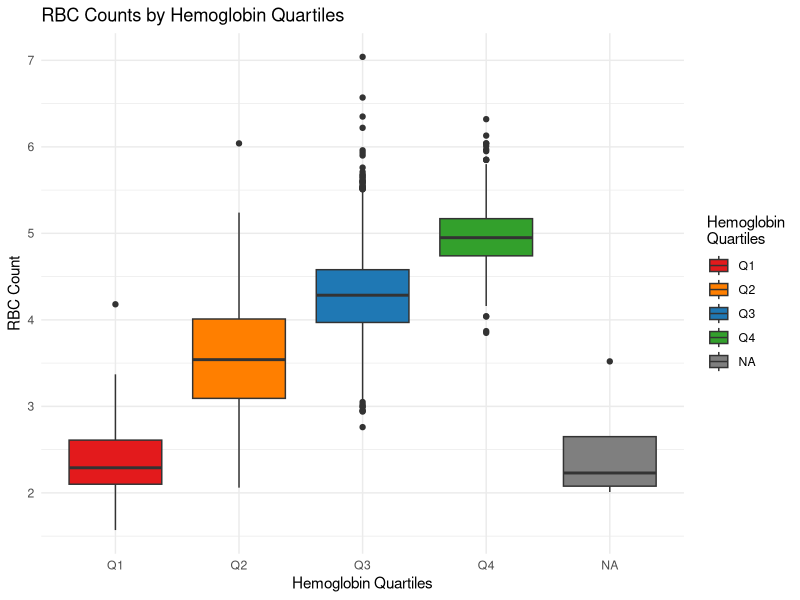
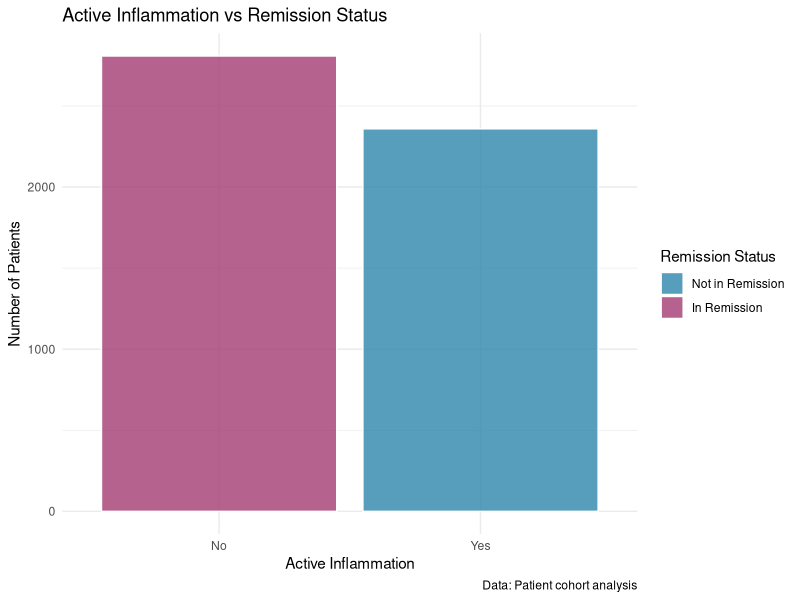
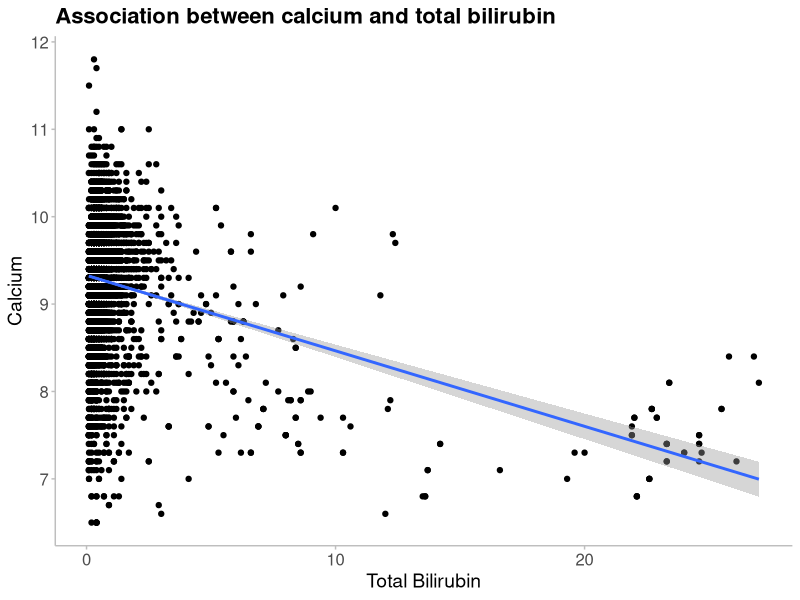

The R script that drew these images, in order:
#----Script Header-------------------------------------------------------------####
# Date: 10.09.2025         
# Author: Data_drama_queens     
# Filename: creating-plots
# Description: Script for creating plots.
#              We were given 5 questions, and asked to select one question each.
#              We have answered the following questions:
#                 - Does the remission depend on the hemoglobin level categorized into quartiles?
#                 - Does the remission depend on chloride?
#                 - Is there an association between calcium and total bilirubin?
# Project: RMED901A_Exam_Assignment
#-------------------------------------------------------------------------------###

# Read the data ----
library(here)
library(ggplot2)
library(tidyverse)

patient_data <- read_delim(
  here("data", "data_for_analysis", "20250908-tidy-joined-exam-data.txt"),
  delim = "\t"
)


# Does the remission depend on the hemoglobin level categorized into quartiles?
# Hemoglobin quartiles vs RBC counts - statistical analysis
# ANOVA test
patient_data %>% 
  aov(rbc ~ hgb_quartiles, data = .) %>%  # Performs one-way ANOVA
  broom::tidy()                           # Converts results to clean data frame


# Creates table for active inflammation vs remission
table(patient_data$active, patient_data$remission)

# Plot 1 - Hemoglobin quartiles vs RBC counts
hgb_RBC_plot <- ggplot(patient_data, aes(x = hgb_quartiles, y = rbc, fill = hgb_quartiles)) +
  geom_boxplot() +                        # Creates box plots
  scale_fill_manual(values = c("#E31A1C", "#FF7F00", "#1F78B4", "#33A02C"), # Custom colors for each quartile
                    name = "Hemoglobin\nQuartiles") +     # Legend title 
  labs(title = "RBC Counts by Hemoglobin Quartiles",     # Main title
       x = "Hemoglobin Quartiles",                       # X-axis label
       y = "RBC Count") +                                # Y-axis label
  theme_minimal()                         

hgb_RBC_plot



# Plot 2 - Active inflammation vs remission
inflammation_remission_plot <- ggplot(patient_data, aes(x = active, fill = remission)) +
  geom_bar(position = "dodge",            # Side-by-side bars 
           alpha = 0.8,                   # Semi-transparent bars 
           color = "white",               # White borders around bars
           size = 0.5) +                  # Border thickness
  scale_fill_manual(values = c("#2E86AB", "#A23B72"),    
                    name = "Remission Status",           # Legend title
                    labels = c("Not in Remission", "In Remission")) + # Custom legend labels
  labs(title = "Active Inflammation vs Remission Status", # Main title
       x = "Active Inflammation",                         # X-axis label
       y = "Number of Patients",                          # Y-axis label
       caption = "Data: Patient cohort analysis") +      # Bottom caption
  theme_minimal()                         

inflammation_remission_plot


# Association between calcium and total bilirubin----
#Plot the data first
patient_data  %>%
  ggplot(aes(x = tbil, y = cal)) +
  geom_point() +
  geom_smooth(method = "lm") +
  xlab("Total Bilirubin") + #change x axis label
  ylab("Calcium") + #y axis labels
  labs(title = "Association between calcium and total bilirubin") +
  theme_minimal() + #use the minimal theme
  theme(
    panel.grid.major = element_blank(), #remove major grid
    panel.grid.minor = element_blank(), #remove minor grid
    axis.line = element_line(colour="grey", linewidth = 0.5), #include x and y axis
    axis.ticks = element_line(colour = "grey", linewidth = 0.5), #include tick marks
    plot.title = element_text(size = 16, face = "bold"), #change title font
    axis.title = element_text(size = 14), #change axis title size
    axis.text.x = element_text( size = 12), #change x-axis text size
    axis.text.y = element_text(size=12) #change y-axis text size
  ) 

# From the plot we see that the data is not well captured by a linear relationships.
# Most points are located at low levels of total bilirubin, while a few points are located to the right.
# If the analyse was to be used in a "real" analysis, we should consider measures to improve the 
# association evaluation.

# However, a linear regression analysis for the association between calcium and total bilirubin is 
# considered to be sufficient in this project.
cal_tbil_lm <- patient_data %>% 
  lm(cal ~ tbil, data = .) %>%
  broom::tidy()

#View the regression results
cal_tbil_lm

# The linear regression indicates that there is an association between calcium and total bilirubin.
# The estimated coefficient is -0.09, with a p-value of 1.8e-104.
